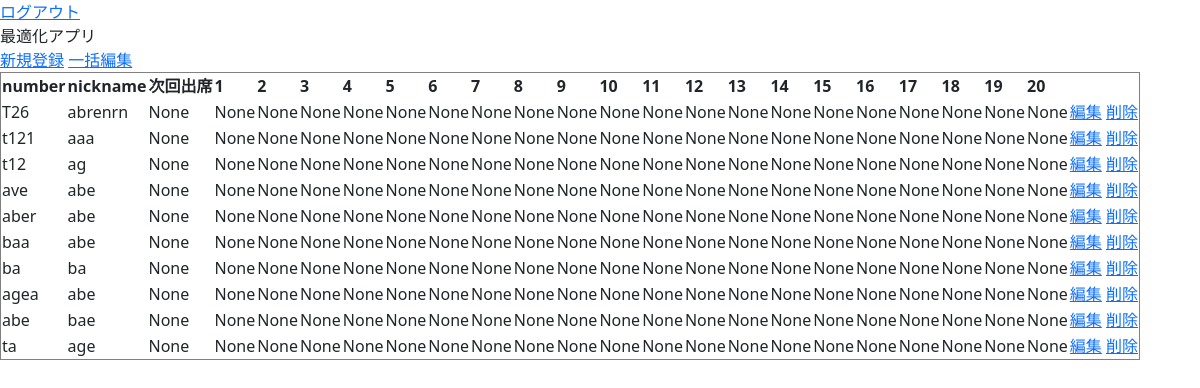
The app's page /student/top (signed in) with its own data.
### apps/student/models.py (models this page shows, shortened)
class Student(db.Model):
    __tablename__ = "students"
    id = db.Column(db.Integer, primary_key=True)
    number = db.Column(db.String, unique=True, index=True)
    nickname = db.Column(db.String, index=True)
    p_flag = db.Column(db.Boolean, default=False)
    group01 = db.Column(db.String)
    group02 = db.Column(db.String)
    group03 = db.Column(db.String)
    group04 = db.Column(db.String)
    group05 = db.Column(db.String)
    group06 = db.Column(db.String)
    group07 = db.Column(db.String)
    group08 = db.Column(db.String)
    group09 = db.Column(db.String)
    group10 = db.Column(db.String)
    group11 = db.Column(db.String)
    group12 = db.Column(db.String)
    group13 = db.Column(db.String)
    group14 = db.Column(db.String)
    group15 = db.Column(db.String)
    group16 = db.Column(db.String)
    group17 = db.Column(db.String)
    group18 = db.Column(db.String)
    group19 = db.Column(db.String)
    group20 = db.Column(db.String)
    created_at = db.Column(db.DateTime, default=datetime.now)
    updated_at = db.Column(db.DateTime, default=datetime.now, onupdate=datetime.now)

### apps/student/views.py (the view)
@student.route('/top')
@login_required
def top():
    student_list = db.session.query(Student).all()
    return render_template('student/top.html',student_list=student_list)

### apps/auth/models.py (called while the page is built)
@login_manager.user_loader
def load_user(user_id):
    return User.query.get(user_id)

### apps/templates/student/top.html (shortened to what this page needs)
{% extends 'student/base.html' %}
{% block content %}
<header>最適化アプリ</header>
    <a href="{{ url_for('student.regist') }}"role="button">新規登録</a>
    <a href="{{ url_for('student.edit_all') }}" role="button">一括編集</a>
    {% if student_list == [] %}
        <p>リストが登録されていません。</p>
    {% else %}
        <table border="1">
            <tr>
                <th>number</th>
                <th>nickname</th>
                <th>次回出席</th>
                <th>1</th>
                <th>2</th>
                <th>3</th>
                <th>4</th>
                <th>5</th>
                <th>6</th>
                <th>7</th>
                <th>8</th>
                <th>9</th>
                <th>10</th>
                <th>11</th>
                <th>12</th>
                <th>13</th>
                <th>14</th>
                <th>15</th>
                <th>16</th>
                <th>17</th>
                <th>18</th>
                <th>19</th>
                <th>20</th>
            </tr>
            {% for student in student_list %}
                <tr>
                    <td>{{student.number}}</td>
                    <td>{{student.nickname}}</td>
                    <td>{{student.p_flag}}</td>
                    <td>{{student.group01}}</td>
                    <td>{{student.group02}}</td>
                    <td>{{student.group03}}</td>
                    <td>{{student.group04}}</td>
                    <td>{{student.group05}}</td>
                    <td>{{student.group06}}</td>
                    <td>{{student.group07}}</td>
                    <td>{{student.group08}}</td>
                    <td>{{student.group09}}</td>
                    <td>{{student.group10}}</td>
                    <td>{{student.group11}}</td>
                    <td>{{student.group12}}</td>
                    <td>{{student.group13}}</td>
                    <td>{{student.group14}}</td>
                    <td>{{student.group15}}</td>
                    <td>{{student.group16}}</td>
                    <td>{{student.group17}}</td>
                    <td>{{student.group18}}</td>
                    <td>{{student.group19}}</td>
                    <td>{{student.group20}}</td>
                    <td>
                        <a href="{{ url_for('student.edit', id=student.id) }}" role="button">編集</a>
                        <a href="{{ url_for('student.delete', id=student.id) }}" role="button">削除</a>
                    </td>
                </tr>
            {% endfor %}
        </table>
    {% endif %}
{% endblock %}

### apps/templates/student/base.html (shortened to what this page needs)
<!DOCTYPE html>
<html lang="ja">
<head>
    <link href="https://cdn.jsdelivr.net/npm/bootstrap@5.0.2/dist/css/bootstrap.min.css" rel="stylesheet">
</head>
<body>
    <a href="{{ url_for('auth.logout') }}" role="button">ログアウト</a>
    {% block content %}{% endblock %}
</body>
</html>

### records on screen
Student: number "T26", nickname "abrenrn", p_flag "None", group01 "None", group02 "None", group03 "None", group04 "None", group05 "None", group06 "None", group07 "None", group08 "None", group09 "None", group10 "None", group11 "None", group12 "None", group13 "None", group14 "None", group15 "None", group16 "None", group17 "None", group18 "None", group19 "None", group20 "None"
Student: number "t121", nickname "aaa", p_flag "None", group01 "None", group02 "None", group03 "None", group04 "None", group05 "None", group06 "None", group07 "None", group08 "None", group09 "None", group10 "None", group11 "None", group12 "None", group13 "None", group14 "None", group15 "None", group16 "None", group17 "None", group18 "None", group19 "None", group20 "None"
Student: number "t12", nickname "ag", p_flag "None", group01 "None", group02 "None", group03 "None", group04 "None", group05 "None", group06 "None", group07 "None", group08 "None", group09 "None", group10 "None", group11 "None", group12 "None", group13 "None", group14 "None", group15 "None", group16 "None", group17 "None", group18 "None", group19 "None", group20 "None"
Student: number "ave", nickname "abe", p_flag "None", group01 "None", group02 "None", group03 "None", group04 "None", group05 "None", group06 "None", group07 "None", group08 "None", group09 "None", group10 "None", group11 "None", group12 "None", group13 "None", group14 "None", group15 "None", group16 "None", group17 "None", group18 "None", group19 "None", group20 "None"
Student: number "aber", nickname "abe", p_flag "None", group01 "None", group02 "None", group03 "None", group04 "None", group05 "None", group06 "None", group07 "None", group08 "None", group09 "None", group10 "None", group11 "None", group12 "None", group13 "None", group14 "None", group15 "None", group16 "None", group17 "None", group18 "None", group19 "None", group20 "None"
Student: number "baa", nickname "abe", p_flag "None", group01 "None", group02 "None", group03 "None", group04 "None", group05 "None", group06 "None", group07 "None", group08 "None", group09 "None", group10 "None", group11 "None", group12 "None", group13 "None", group14 "None", group15 "None", group16 "None", group17 "None", group18 "None", group19 "None", group20 "None"
Student: number "ba", nickname "ba", p_flag "None", group01 "None", group02 "None", group03 "None", group04 "None", group05 "None", group06 "None", group07 "None", group08 "None", group09 "None", group10 "None", group11 "None", group12 "None", group13 "None", group14 "None", group15 "None", group16 "None", group17 "None", group18 "None", group19 "None", group20 "None"
Student: number "agea", nickname "abe", p_flag "None", group01 "None", group02 "None", group03 "None", group04 "None", group05 "None", group06 "None", group07 "None", group08 "None", group09 "None", group10 "None", group11 "None", group12 "None", group13 "None", group14 "None", group15 "None", group16 "None", group17 "None", group18 "None", group19 "None", group20 "None"
Student: number "abe", nickname "bae", p_flag "None", group01 "None", group02 "None", group03 "None", group04 "None", group05 "None", group06 "None", group07 "None", group08 "None", group09 "None", group10 "None", group11 "None", group12 "None", group13 "None", group14 "None", group15 "None", group16 "None", group17 "None", group18 "None", group19 "None", group20 "None"
Student: number "ta", nickname "age", p_flag "None", group01 "None", group02 "None", group03 "None", group04 "None", group05 "None", group06 "None", group07 "None", group08 "None", group09 "None", group10 "None", group11 "None", group12 "None", group13 "None", group14 "None", group15 "None", group16 "None", group17 "None", group18 "None", group19 "None", group20 "None"
